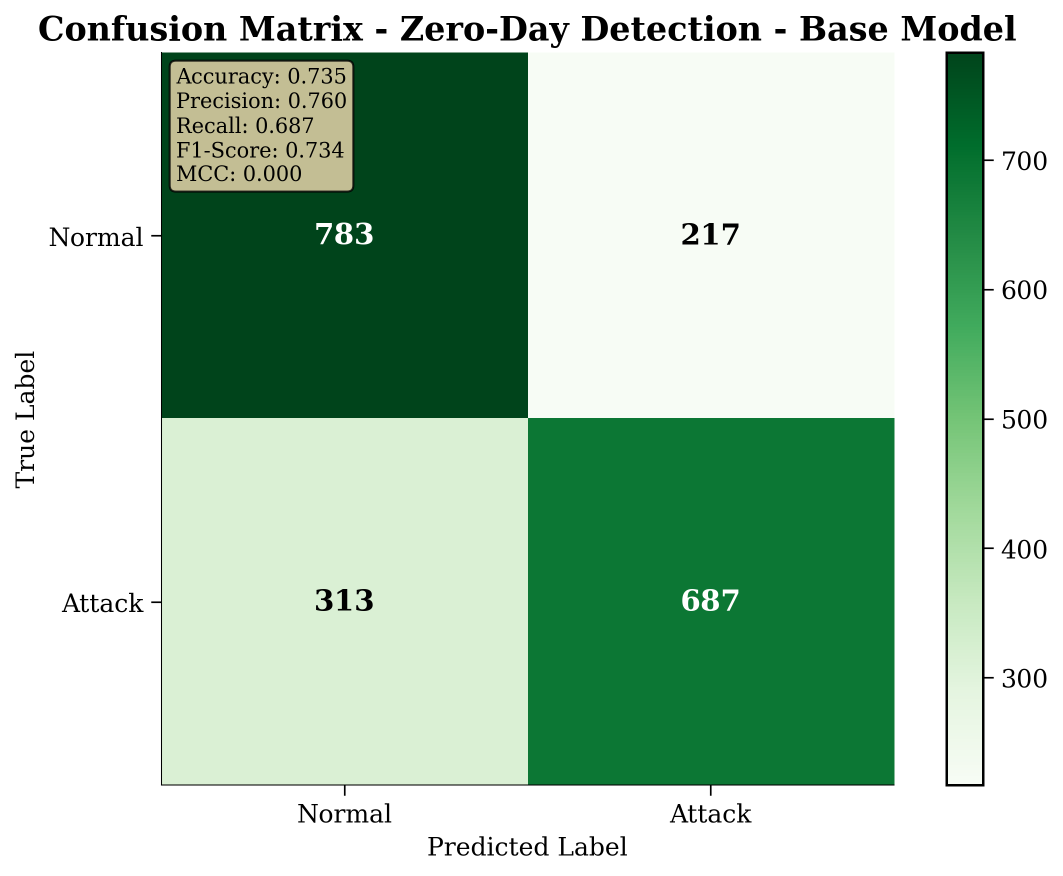
#> input picture performance_plots/confusion_matrices__base_model_latest.png, 2126 x 1751 px (shown at 1/2 size)
$ python diagnose_confusion_matrix.py
#> lines starting #> are read from the running program, lines starting #| are printed output that depends on the picture
#!/usr/bin/env python3
"""
Diagnostic script to check the actual confusion matrix plots
"""

import matplotlib.pyplot as plt
import matplotlib.image as mpimg
import numpy as np
import os

def analyze_confusion_matrix_image(file_path):
    """Analyze a confusion matrix image to check for text content"""
    print(f"🔍 ANALYZING: {file_path}")
    print("-" * 40)

    if not os.path.exists(file_path):
        print(f"❌ File not found: {file_path}")
        return

    # Load the image
    try:
        img = mpimg.imread(file_path)
#> img is the input picture: shape (1751, 2126, 4) float32; mean R, G, B, A 0.669, 0.802, 0.714, 1
        print(f"✅ Image loaded: shape {img.shape}, dtype {img.dtype}")
#| ✅ Image loaded: shape (1751, 2126, 4), dtype float32
        print(f"✅ Value range: {img.min():.3f} to {img.max():.3f}")
#| ✅ Value range: 0.000 to 1.000

        # Check if image has any non-white pixels (indicating content)
        if len(img.shape) == 3:  # RGB or RGBA
            # Convert to grayscale for analysis
            gray = np.mean(img, axis=2)
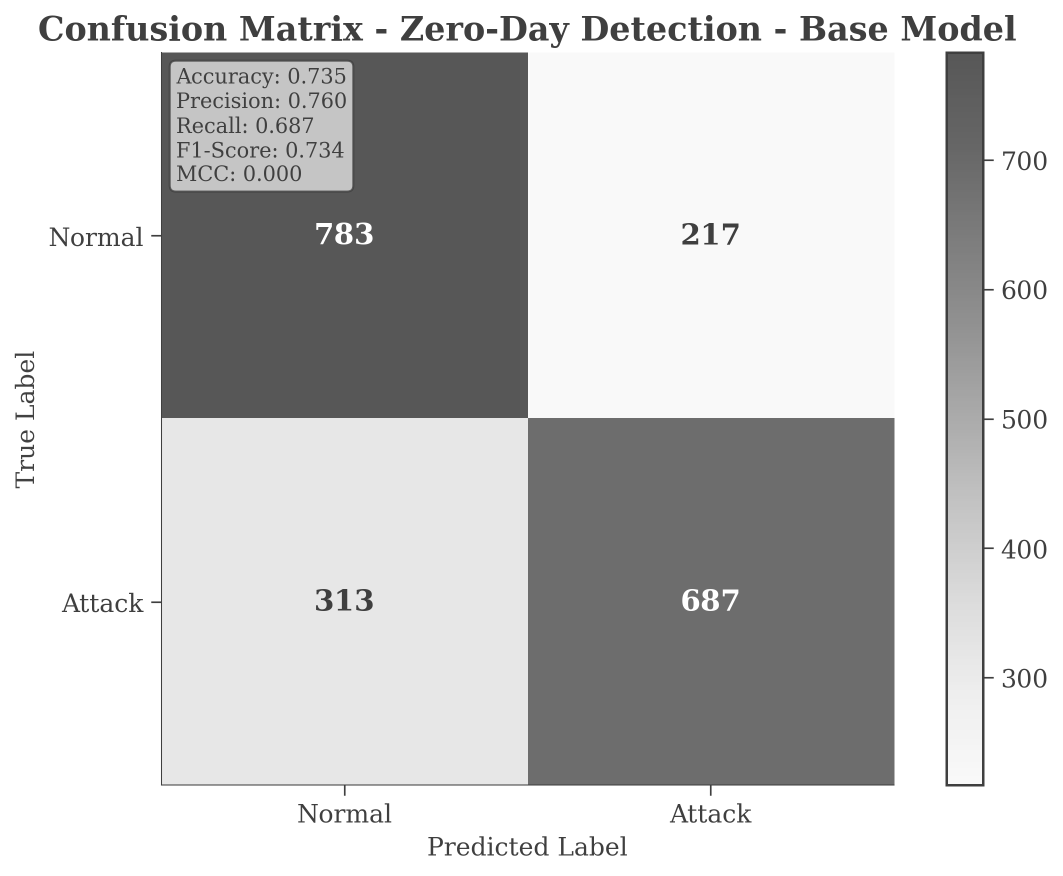
#> gray: shape (1751, 2126) float32 (shown at 1/2 size); min 0.25, max 1, mean 0.792
        else:
            gray = img

        # Check for non-white pixels
        non_white_pixels = np.sum(gray < 0.95)  # Assuming white is close to 1.0
#> non_white_pixels = 1781829
        total_pixels = gray.size
#> total_pixels = 3722626
        content_ratio = non_white_pixels / total_pixels
#> content_ratio = 0.479

        print(f"📊 Non-white pixels: {non_white_pixels}/{total_pixels} ({content_ratio:.2%})")
#| 📊 Non-white pixels: 1781829/3722626 (47.86%)

        if content_ratio < 0.01:
            print("⚠️  WARNING: Very few non-white pixels - image might be mostly empty")
        else:
            print("✅ Image appears to have content")

        # Check for text-like patterns (high contrast areas)
        edges = np.abs(np.diff(gray, axis=1))
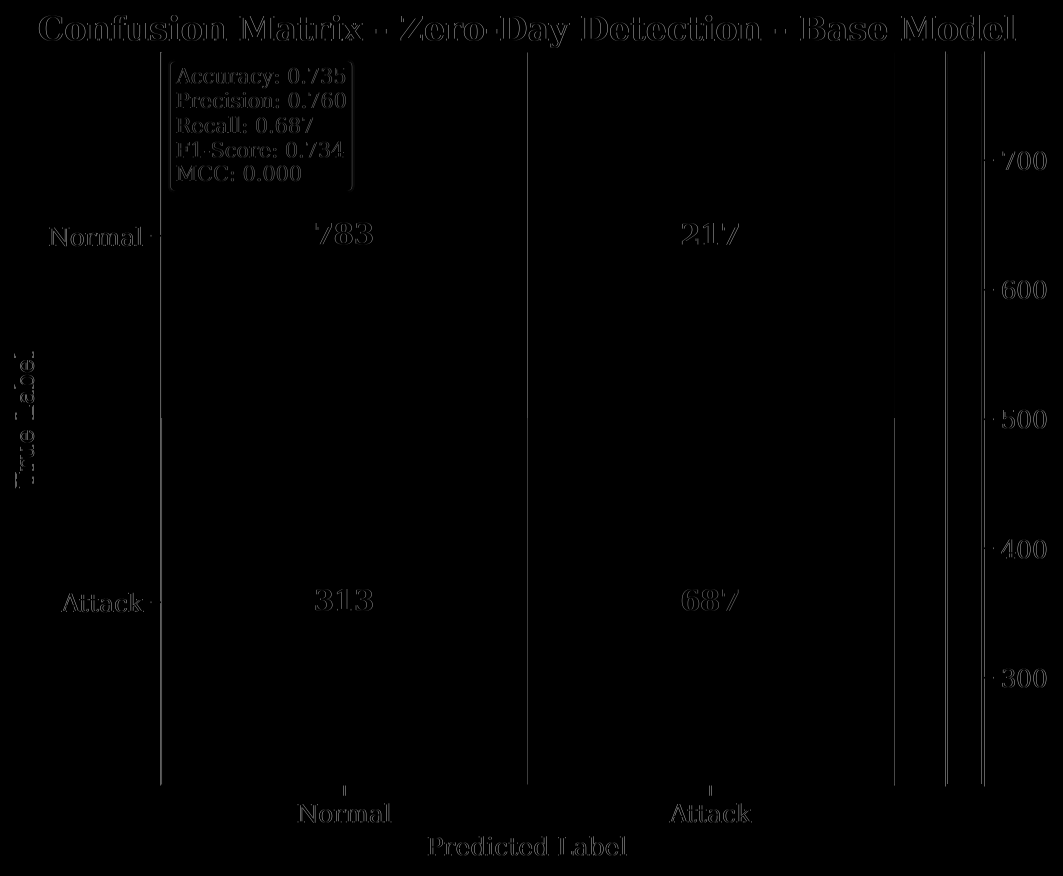
#> edges: shape (1751, 2125) float32 (shown at 1/2 size); min 0, max 0.75, mean 0.00514
        high_contrast_pixels = np.sum(edges > 0.1)
#> high_contrast_pixels = 44299
        print(f"📊 High contrast pixels: {high_contrast_pixels} (potential text)")
#| 📊 High contrast pixels: 44299 (potential text)

    except Exception as e:
        print(f"❌ Error loading image: {e}")

def create_high_contrast_test():
    """Create a high-contrast test confusion matrix"""
    print("\n🎨 CREATING HIGH-CONTRAST TEST CONFUSION MATRIX")
    print("=" * 50)

    fig, ax = plt.subplots(1, 1, figsize=(8, 6))

    # High contrast confusion matrix
    cm = np.array([[428, 572], [394, 606]])

    # Use high contrast colormap
    im = ax.imshow(cm, interpolation='nearest', cmap=plt.cm.Reds, vmin=0, vmax=cm.max())
    plt.colorbar(im, ax=ax)

    # Set labels with high contrast
    classes = ['Normal', 'Attack']
    tick_marks = np.arange(len(classes))
    ax.set_xticks(tick_marks)
    ax.set_yticks(tick_marks)
    ax.set_xticklabels(classes, fontsize=14, fontweight='bold')
    ax.set_yticklabels(classes, fontsize=14, fontweight='bold')

    # Add text annotations with high contrast
    thresh = cm.max() / 2.
    for i in range(cm.shape[0]):
        for j in range(cm.shape[1]):
            ax.text(j, i, format(cm[i, j], 'd'),
                   ha="center", va="center",
                   color="white" if cm[i, j] > thresh else "black",
                   fontsize=20, fontweight='bold')

    # Add performance metrics with very high contrast
    metrics_text = 'Accuracy: 0.517\nPrecision: 0.514\nRecall: 0.606\nF1-Score: 0.513\nMCC: 0.035'

    # Use black text on white background with thick border
    ax.text(0.02, 0.98, metrics_text,
           transform=ax.transAxes, fontsize=14, fontweight='bold',
           verticalalignment='top', horizontalalignment='left',
           bbox=dict(boxstyle='round,pad=0.5', facecolor='white', alpha=1.0,
                    edgecolor='black', linewidth=3))

    ax.set_title('High Contrast Confusion Matrix Test', fontsize=16, fontweight='bold')
    ax.set_ylabel('True Label', fontsize=14, fontweight='bold')
    ax.set_xlabel('Predicted Label', fontsize=14, fontweight='bold')

    # Make sure all text is visible
    ax.tick_params(axis='both', which='major', labelsize=12)

    # Save with high DPI
    plt.tight_layout()
    plt.savefig('high_contrast_confusion_matrix.png', dpi=300, bbox_inches='tight',
                edgecolor='black', pad_inches=0.2)
    plt.close()

    print("✅ High contrast confusion matrix saved as 'high_contrast_confusion_matrix.png'")

if __name__ == "__main__":
    # Analyze existing confusion matrix files
    files_to_analyze = [
        'performance_plots/confusion_matrices__base_model_latest.png',
        'performance_plots/confusion_matrices__ttt_enhanced_model_latest.png',
        'performance_plots/confusion_matrices_latest.png',
        'test_confusion_matrix.png',
        'simple_confusion_matrix.png',
        'text_visibility_test.png'
    ]

    for file_path in files_to_analyze:
        analyze_confusion_matrix_image(file_path)
        print()
#> pass 2 of the loop `for file_path in files_to_analyze:`:
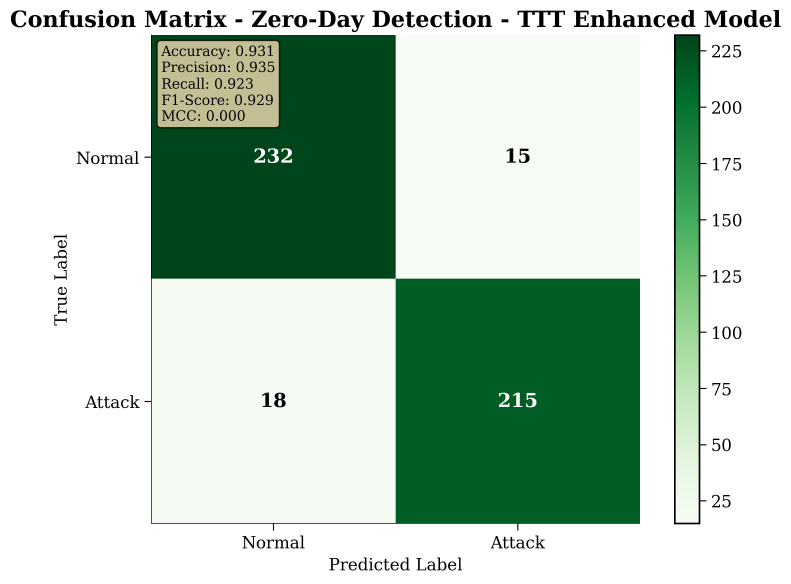
#> input picture performance_plots/confusion_matrices__ttt_enhanced_model_latest.png, 2373 x 1751 px (shown at 1/3 size)
#> in analyze_confusion_matrix_image, img is the input picture: shape (1751, 2373, 4) float32; mean R, G, B, A 0.719, 0.796, 0.753, 1
#| ✅ Image loaded: shape (1751, 2373, 4), dtype float32
#| ✅ Value range: 0.000 to 1.000
#> in analyze_confusion_matrix_image (call 2), `gray = np.mean(img, axis=2)`:
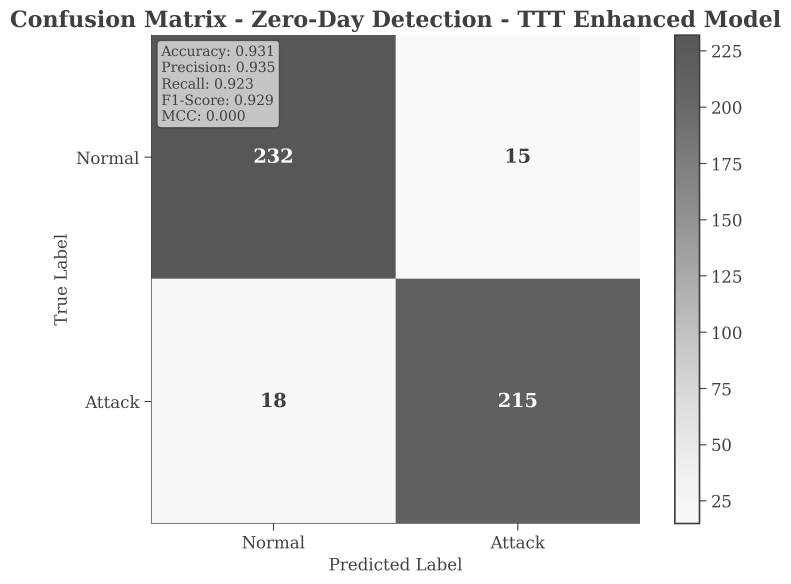
#> gray: shape (1751, 2373) float32 (shown at 1/3 size); min 0.25, max 1, mean 0.814
#> non_white_pixels = 1259306
#> content_ratio = 0.303
#| 📊 Non-white pixels: 1259306/4155123 (30.31%)
#> in analyze_confusion_matrix_image (call 2), `edges = np.abs(np.diff(gray, axis=1))`:
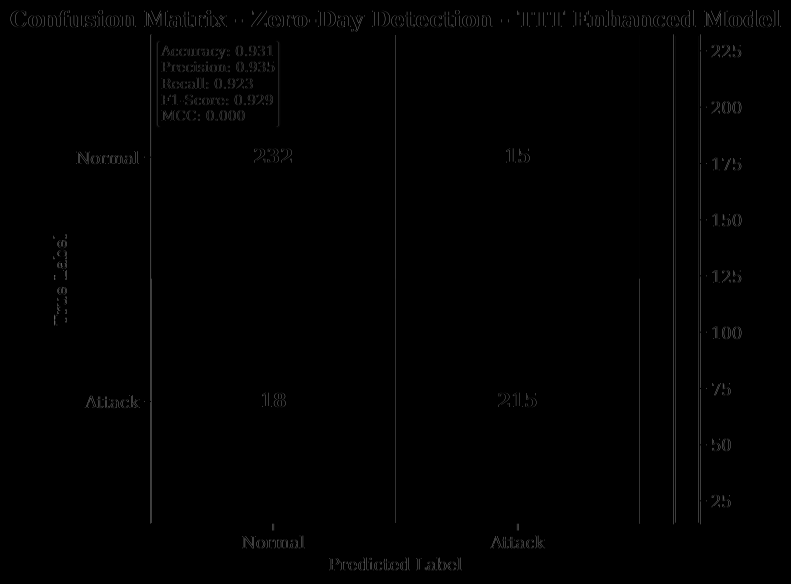
#> edges: shape (1751, 2372) float32 (shown at 1/3 size); min 0, max 0.75, mean 0.00489
#> high_contrast_pixels = 46474
#| 📊 High contrast pixels: 46474 (potential text)

    # Create high contrast test
    create_high_contrast_test()
#> in create_high_contrast_test, `plt.savefig('high_contrast_confusion_matrix.png', dpi=300, bbox_inches..`:
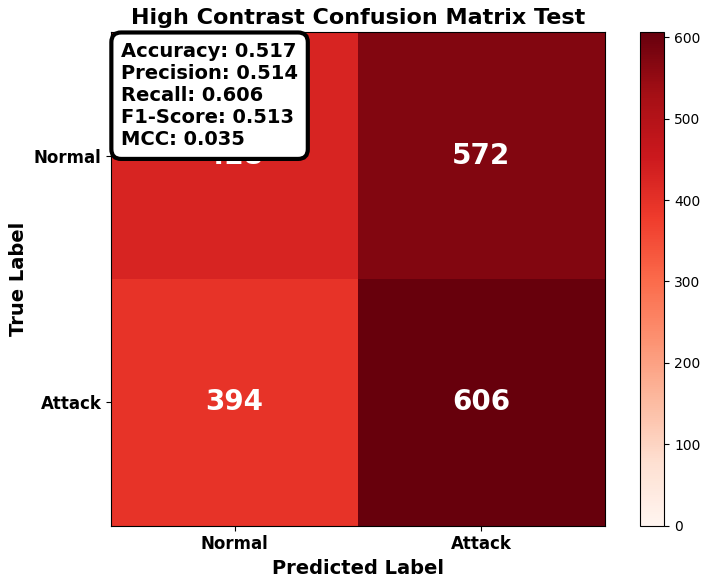
#> figure drawn by matplotlib, 2 panels
